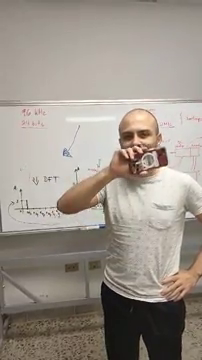
#> input picture frame 45 of Celular.mp4, 202 x 360 px
$ python FollowCellphone.py
#> lines starting #> are read from the running program, lines starting #| are printed output that depends on the picture; after the words box and inside, x2 and y2 are one past the last pixel; in counts of white or black regions, pixels touching at a corner belong together
import numpy as np
import cv2 as cv

def nothing(x):
    #removes the pesky error of 5 args required
    pass
#inicialize the video
cap = cv.VideoCapture('Celular.mp4')

#create frame and slidebars to rapid adjust
cv.namedWindow("TrackBar")
cv.createTrackbar("L-H","TrackBar",0,180,nothing)
cv.createTrackbar("L-S","TrackBar",0,255,nothing)
cv.createTrackbar("L-V","TrackBar",0,255,nothing)
cv.createTrackbar("U-H","TrackBar",180,180,nothing)
cv.createTrackbar("U-S","TrackBar",255,255,nothing)
cv.createTrackbar("U-V","TrackBar",255,255,nothing)
cv.createTrackbar("MIN_AREA","TrackBar",1000,1000,nothing)
cv.createTrackbar("MAX_AREA","TrackBar",2628,5000,nothing)#closest value to correct?

# minimum & max area of detection initilization
MIN_AREA = 1000
MAX_AREA = 2500

# Initialize Kalman Filter
kalman = cv.KalmanFilter(4, 2)
# State vector [x, y, vx, vy]
kalman.measurementMatrix = np.array([[1, 0, 0, 0],
                                     [0, 1, 0, 0]], np.float32)
# Transition matrix (constant velocity model)
kalman.transitionMatrix = np.array([[1, 0, 1, 0],
                                    [0, 1, 0, 1],
                                    [0, 0, 1, 0],
                                    [0, 0, 0, 1]], np.float32)
# Process noise covariance
kalman.processNoiseCov = np.eye(4, dtype=np.float32) * 0.03
# Load Haar cascade for face detection
face_cascade = cv.CascadeClassifier(cv.data.haarcascades + 'haarcascade_frontalface_default.xml')
# Initial prediction
last_prediction = np.zeros((2, 1), np.float32)
movement_threshold = 10
last_detected_center = None

#play video
while cap.isOpened():
    ret, frame = cap.read()
#> frame is the input picture: shape (360, 202, 3); mean B, G, R 138.2, 147.4, 156

    hsv = cv.cvtColor(frame,cv.COLOR_BGR2HSV)
#> hsv: shape (360, 202, 3); mean H, S, V 19.2, 33.9, 156.1
    l_h = cv.getTrackbarPos("L-H","TrackBar")
    l_s = cv.getTrackbarPos("L-S","TrackBar")
    l_v = cv.getTrackbarPos("L-V","TrackBar")
    u_h = cv.getTrackbarPos("U-H","TrackBar")
    u_s = cv.getTrackbarPos("U-S","TrackBar")
    u_v = cv.getTrackbarPos("U-V","TrackBar")
    MIN_AREA = cv.getTrackbarPos("MIN_AREA","TrackBar")
    MAX_AREA = cv.getTrackbarPos("MAX_AREA","TrackBar")


    lower_red = np.array([l_h,49,27])
    upper_red = np.array ([u_h,u_s,u_v])
 #LS=49 CLOSEST CORRECT VALUE FOR FILTRATION
 #LV= 27 CLOSEST CORRECT VALUE FOR FILTRATION
    mask = cv.inRange(hsv,lower_red,upper_red)
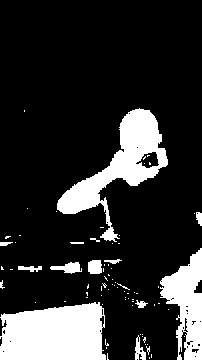
#> mask: shape (360, 202); 18.3% white; 80 white regions (66 under 20 px)

    # Find contours in the mask
    contours, _ = cv.findContours(mask, cv.RETR_EXTERNAL, cv.CHAIN_APPROX_SIMPLE)
#> contours = 76 contours, 65 with area under 20; largest, box (x1, y1, x2, y2) and area: (0, 302, 106, 360) 5098, (57, 108, 168, 242) 4372, (160, 248, 202, 360) 2480, (50, 262, 82, 274) 173, (88, 260, 102, 274) 154
    # Detect faces in the frame
    gray_frame = cv.cvtColor(frame, cv.COLOR_BGR2GRAY)
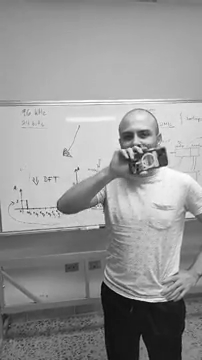
#> gray_frame: shape (360, 202); min 2, max 255, mean 149
    faces = face_cascade.detectMultiScale(gray_frame, scaleFactor=1.1, minNeighbors=5)
#> faces = [[113, 117, 48, 48]]
    # Store face rectangles for overlap checking
    face_rects = []
    for (x, y, w, h) in faces:
        face_rects.append((x, y, x + w, y + h))
#> this loop made 1 pass
#> after the loop, face_rects = [(113, 117, 161, 165)]


    # Variable to store the detected contour center
    detected_center = None

    # Iterate through contours and filter based on size
    for contour in contours:
        area = cv.contourArea(contour)

        # Only process contours within the desired area range
        if MIN_AREA < area < MAX_AREA:
            M = cv.moments(contour)
            if M["m00"] != 0:
                cx = int(M["m10"] / M["m00"])
                cy = int(M["m01"] / M["m00"])
                detected_center = np.array([[cx], [cy]], np.float32)

            # Check if the contour overlaps with any detected face
                for (fx1, fy1, fx2, fy2) in face_rects:
                    if fx1 <= cx <= fx2 and fy1 <= cy <= fy2:
                        detected_center = None  # Reset detected center if overlap occurs
                        break

            # Draw the contour if no overlap with face
            if detected_center is not None:
                cv.drawContours(frame, [contour], -1, (0, 255, 0), 2)

                # Get the bounding box for the contour
                x, y, w, h = cv.boundingRect(contour)

                # Draw a rectangle around the contour
                cv.rectangle(frame, (x, y), (x + w, y + h), (255, 0, 0), 2)
            # Kalman filter prediction step
        prediction = kalman.predict()
        predicted_center = (int(prediction[0]), int(prediction[1]))

        # Kalman filter update step
        if detected_center is not None:
            # Calculate the distance between the detected center and the last prediction
            distance = np.linalg.norm(detected_center - last_prediction)
            # Update the Kalman filter only if the movement is significant
            if distance > movement_threshold:
                kalman.correct(detected_center)
                last_prediction = detected_center
                last_detected_center = detected_center
            else:
                detected_center = last_detected_center
        else:
            # If no detection, continue using the last prediction
            detected_center = last_prediction

        # Draw the predicted position (circle or other shape to indicate prediction)
        cv.circle(frame, predicted_center, 5, (0, 0, 255), -1)
#> this loop made 76 passes
#> (area, cx, cy, x, y, w, h, distance) on pass 60: (2480.5, 186, 304, 160, 248, 42, 112, 356.4)
#> (area, distance) on passes 65, 72, 76: (24.5, 0), (47.5, 0), (4372, 0)
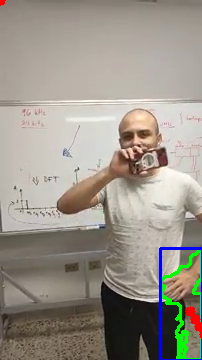
#> frame: shape (360, 202, 3); 2.36% of pixels changed, all inside (x1, y1, x2, y2) = (0, 0, 202, 360)
#> after the loop, distance = 0


    # Indicador que el video termino
    if not ret:
        print("Can't receive frame (stream end?). Exiting ...")
        break

    #display
    cv.imshow('frame',frame)
    cv.imshow('MASK',mask)
    if cv.waitKey(300) == ord('q'):
#> (key q is pressed here)
        break

cap.release()
cv.destroyAllWindows()

$ run again, starting later in the video
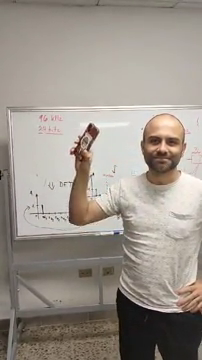
#> input picture frame 204 of Celular.mp4, 202 x 360 px
#> frame is the input picture: shape (360, 202, 3); mean B, G, R 138.9, 147.5, 155.8
#> hsv: shape (360, 202, 3); mean H, S, V 20.2, 32, 155.9
#> `mask = cv.inRange(hsv,lower_red,upper_red)`:
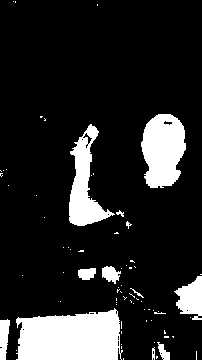
#> mask: shape (360, 202); 15.1% white; 73 white regions (61 under 20 px)
#> contours = 73 contours, 65 with area under 20; largest, box (x1, y1, x2, y2) and area: (16, 308, 123, 360) 4398, (141, 114, 186, 188) 2448, (69, 124, 115, 226) 1864, (174, 276, 202, 320) 707, (0, 319, 10, 360) 266, (102, 266, 121, 284) 186, (78, 268, 96, 280) 146, (157, 342, 170, 360) 97
#> faces = [[136, 121, 53, 53]]
#> the loop `for (x, y, w, h) in faces:` made 1 pass
#> after the loop `for (x, y, w, h) in faces:`: face_rects = [(136, 121, 189, 174)]
#> the loop `for contour in contours:` made 73 passes
#> (area, cx, cy, x, y, w, h, distance) on pass 67: (1863.5, 83, 184, 69, 124, 46, 102, 201.9)
#> after the loop `for contour in contours:`:
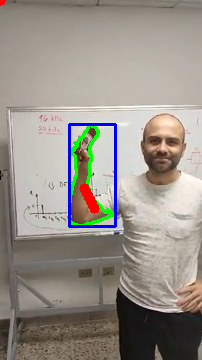
#> frame: shape (360, 202, 3); 2.64% of pixels changed, all inside (x1, y1, x2, y2) = (0, 0, 117, 228)
#> after the loop `for contour in contours:`: distance = 0

$ run again, starting later in the video
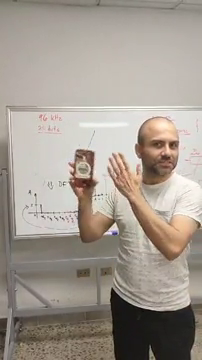
#> input picture frame 363 of Celular.mp4, 202 x 360 px
#> frame is the input picture: shape (360, 202, 3); mean B, G, R 144.3, 153.9, 163
#> hsv: shape (360, 202, 3); mean H, S, V 18.7, 33, 163
#> `mask = cv.inRange(hsv,lower_red,upper_red)`:
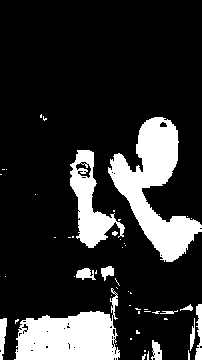
#> mask: shape (360, 202); 18.3% white; 53 white regions (41 under 20 px)
#> contours = 53 contours, 43 with area under 20; largest, box (x1, y1, x2, y2) and area: (108, 117, 202, 262) 5330, (14, 288, 120, 360) 4220, (70, 150, 125, 248) 2080, (195, 304, 202, 360) 190, (0, 318, 7, 360) 161
#> faces = [[140, 126, 50, 50]]
#> the loop `for (x, y, w, h) in faces:` made 1 pass
#> after the loop `for (x, y, w, h) in faces:`: face_rects = [(140, 126, 190, 176)]
#> the loop `for contour in contours:` made 53 passes
#> (area, cx, cy, x, y, w, h, prediction) on pass 50: (2079.5, 88, 201, 70, 150, 55, 98, [0, 0, 0, 0])
#> after the loop `for contour in contours:`:
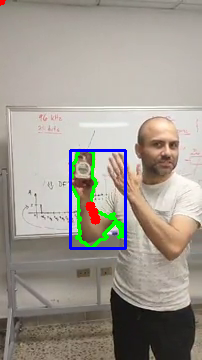
#> frame: shape (360, 202, 3); 2.75% of pixels changed, all inside (x1, y1, x2, y2) = (0, 0, 127, 250)
#> after the loop `for contour in contours:`: distance = 0
